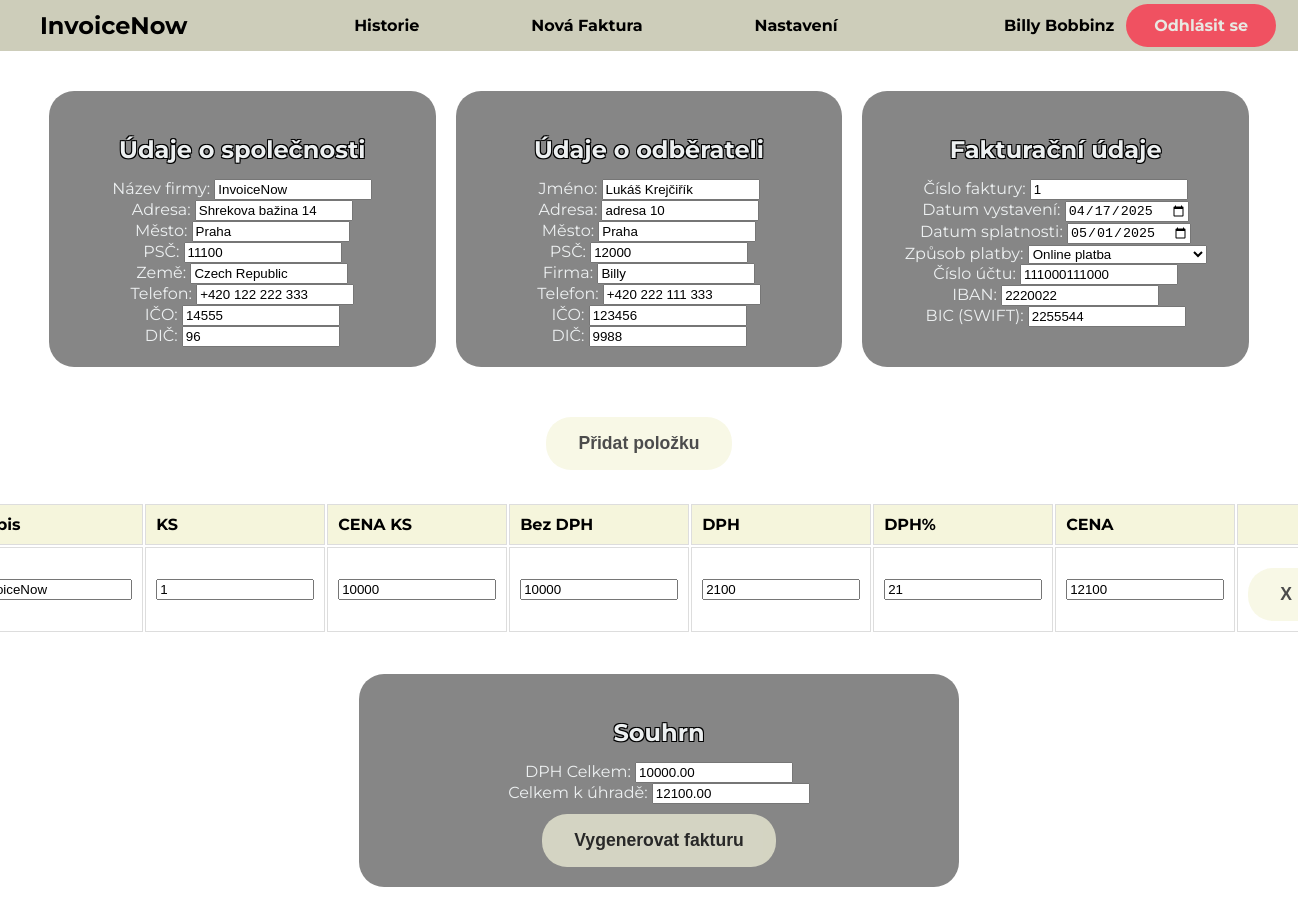
The page /php/create_invoice.php?invoice_id=107 (signed in) on the database its author committed.
### tables this page shows
CREATE TABLE `company_details` (
  `id` int NOT NULL AUTO_INCREMENT,
  `user_id` int NOT NULL,
  `company_name` varchar(255) NOT NULL,
  `ico` varchar(20) DEFAULT NULL,
  `dic` varchar(20) DEFAULT NULL,
  `street_address` varchar(255) NOT NULL,
  `postal_city` varchar(255) NOT NULL,
  `city` varchar(50) DEFAULT NULL,
  `country` varchar(50) DEFAULT NULL,
  `phone` varchar(20) NOT NULL,
  PRIMARY KEY (`id`),
  KEY `user_id` (`user_id`),
  CONSTRAINT `company_details_ibfk_1` FOREIGN KEY (`user_id`) REFERENCES `users` (`id`)
);

CREATE TABLE `invoices` (
  `id` int NOT NULL AUTO_INCREMENT,
  `user_id` int NOT NULL,
  `invoice_number` varchar(50) NOT NULL,
  `invoice_date` date NOT NULL,
  `invoice_date_due` date NOT NULL,
  `company_name` varchar(255) DEFAULT NULL,
  `street_address` varchar(255) DEFAULT NULL,
  `postal_city` varchar(50) DEFAULT NULL,
  `city` varchar(100) DEFAULT NULL,
  `country` varchar(100) DEFAULT NULL,
  `phone` varchar(50) DEFAULT NULL,
  `ICO` varchar(50) DEFAULT NULL,
  `DIC` varchar(50) DEFAULT NULL,
  `recipient_name` varchar(255) DEFAULT NULL,
  `recipient_street` varchar(255) DEFAULT NULL,
  `recipient_city` varchar(100) DEFAULT NULL,
  `recipient_postal` varchar(50) DEFAULT NULL,
  `recipient_company` varchar(255) DEFAULT NULL,
  `recipient_ICO` varchar(50) DEFAULT NULL,
  `recipient_DIC` varchar(50) DEFAULT NULL,
  `recipient_phone` varchar(50) DEFAULT NULL,
  `payment_method` varchar(50) DEFAULT NULL,
  `acc_number` varchar(50) DEFAULT NULL,
  `iban` varchar(50) DEFAULT NULL,
  `bic` varchar(50) DEFAULT NULL,
  `total_dph` decimal(10,2) DEFAULT NULL,
  `total` decimal(10,2) DEFAULT NULL,
  `items` text,
  `docx_blob` longblob,
  `pdf_blob` longblob,
  `created_at` timestamp NULL DEFAULT CURRENT_TIMESTAMP,
  PRIMARY KEY (`id`),
  KEY `user_id` (`user_id`),
  CONSTRAINT `invoices_ibfk_1` FOREIGN KEY (`user_id`) REFERENCES `users` (`id`)
);

### php/create_invoice.php (the view, shortened to what this page needs)
<?php
require_once 'db_connection.php';
$username = $_SESSION['username'];
$company_stmt = $pdo->prepare("SELECT company_name, ico, dic, street_address, postal_city, city, country, phone FROM company_details WHERE user_id = (SELECT id FROM users WHERE username = ?)");
$company_stmt->execute([$username]);
$company = $company_stmt->fetch();
$invoiceData = [];
if (isset($_GET['invoice_id'])) {
    $invoiceId = intval($_GET['invoice_id']);
    $userId = $_SESSION['user_id'] ?? 0;
    $stmt = $pdo->prepare("SELECT * FROM invoices WHERE id = :invoiceId AND user_id = :userId");
    $stmt->execute(['invoiceId' => $invoiceId, 'userId' => $userId]);
    $invoiceData = $stmt->fetch(PDO::FETCH_ASSOC) ?: [];
}
?>
<!DOCTYPE html>
<html lang="cs">
<head>
    <link rel="stylesheet" href="../css/create_style.css">
</head>
<body>
    <header>
        <span class="logo">InvoiceNow</span>
        <nav>
            <ul class="nav_links">
            <li><strong><a href="../php/history_invoice.php">Historie</a></strong></li>
            <li><strong><a href="../php/create_invoice.php">Nová Faktura</a></strong></li>
            <li><strong><a href="../php/settings.php">Nastavení</a></strong></li>
            </ul>
        </nav>
        <div class="user-info">
            <span id="username"><strong><?php echo htmlspecialchars($username); ?></strong></span>
            <a href="logout.php" class="btn-logout">Odhlásit se</a>
        </div>
    </header>
    <form id="invoiceForm" action="generate_invoice.php" method="POST">
    <div class="form-container">
    <div class="form-box">
        <h3>Údaje o společnosti</h3>
        <label>Název firmy: <input type="text" name="companyName" value="<?= htmlspecialchars($company['company_name'] ?? '') ?>" required></label><br>
        <label>Adresa: <input type="text" name="streetAddress" value="<?= htmlspecialchars($company['street_address'] ?? '') ?>" required></label><br>
        <label>Město: <input type="text" name="City" value="<?= htmlspecialchars($company['city'] ?? '') ?>" required></label><br>
        <label>PSČ: <input type="text" name="postalCity" value="<?= htmlspecialchars($company['postal_city'] ?? '') ?>" required></label><br>
        <label>Země: <input type="text" name="Country" value="<?= htmlspecialchars($company['country'] ?? '') ?>" required></label><br>
        <label>Telefon: <input type="text" name="phone" value="<?= htmlspecialchars($company['phone'] ?? '') ?>" required></label><br>
        <label>IČO: <input type="text" name="ICO" value="<?= htmlspecialchars($company['ico'] ?? '') ?>" required></label><br>
        <label>DIČ: <input type="text" name="DIC" value="<?= htmlspecialchars($company['dic'] ?? '') ?>" required></label><br>
    </div>
    <div class="form-box">
        <h3>Údaje o odběrateli</h3>
        <label>Jméno: <input type="text" name="recipientName" value="<?php echo htmlspecialchars($invoiceData['recipient_name'] ?? ''); ?>" required></label><br>
        <label>Adresa: <input type="text" name="recipientStreet" value="<?php echo htmlspecialchars($invoiceData['recipient_street'] ?? ''); ?>" required></label><br>
        <label>Město: <input type="text" name="recipientCity" value="<?php echo htmlspecialchars($invoiceData['recipient_city'] ?? ''); ?>" required></label><br>
        <label>PSČ: <input type="text" name="recipientPostalCity" value="<?php echo htmlspecialchars($invoiceData['recipient_postal'] ?? ''); ?>" required></label><br>
        <label>Firma: <input type="text" name="recipientCompany"value="<?php echo htmlspecialchars($invoiceData['recipient_company'] ?? ''); ?>" ></label><br>
        <label>Telefon: <input type="text" name="recipientPhone" value="<?php echo htmlspecialchars($invoiceData['recipient_phone'] ?? ''); ?>" ></label><br>
        <label>IČO: <input type="text" name="recipientICO" value="<?php echo htmlspecialchars($invoiceData['recipient_ICO'] ?? ''); ?>" ></label><br>
        <label>DIČ: <input type="text" name="recipientDIC" value="<?php echo htmlspecialchars($invoiceData['recipient_DIC'] ?? ''); ?>"></label><br>
           </div>
    <div class="form-box">
        <h3>Fakturační údaje</h3>
        <label>Číslo faktury: <input type="text" name="invoiceNumber" value="<?php echo htmlspecialchars($invoiceData['invoice_number'] ?? ''); ?>"></label><br>
        <label>Datum vystavení: <input type="date" name="invoiceDate" value="<?php echo htmlspecialchars($invoiceData['invoice_date'] ?? ''); ?>" required></label><br>
        <label>Datum splatnosti: <input type="date" name="invoiceDateDue" value="<?php echo htmlspecialchars($invoiceData['invoice_date_due'] ?? ''); ?>" required></label><br>
        <label>Způsob platby:
            <select name="payment_method" required>
                <option value="Online platba" <?php echo ($invoiceData['payment_method'] ?? '') === 'Online platba' ? 'selected' : ''; ?>>Online platba</option>
            </select>
        </label><br>
        <label>Číslo účtu: <input type="text" name="acc_number" value="<?php echo htmlspecialchars($invoiceData['acc_number'] ?? ''); ?>" ></label><br>
        <label>IBAN: <input type="text" name="iban" value="<?php echo htmlspecialchars($invoiceData['iban'] ?? ''); ?>" ></label><br>
        <label>BIC (SWIFT): <input type="text" name="bic" value="<?php echo htmlspecialchars($invoiceData['bic'] ?? ''); ?>" ></label><br>
    </div>
    <div>
    <button type="button" onclick="addProductRow()">Přidat položku</button>
        </div>
    <br>
        <table id="productsTable" style="height: 40px; margin-top: 1%;">
            <tr>
                <th>Popis</th>
                <th>KS</th>
                <th>CENA KS</th>
                <th>Bez DPH</th>
                <th>DPH</th>
                <th>DPH%</th>
                <th>CENA</th>
                <th></th>
            </tr>
            <?php
            $items = json_decode($invoiceData['items'] ?? '[]', true);
            foreach ($items as $item) {
                echo '<tr>';
                echo '<td><input type="text" name="description[]" value="' . htmlspecialchars($item['description'] ?? '') . '"></td>';
                echo '<td><input type="number" name="ks[]" value="' . htmlspecialchars($item['ks'] ?? '') . '"></td>';
                echo '<td><input type="number" name="priceKs[]" value="' . htmlspecialchars($item['priceKs'] ?? '') . '"></td>';
                echo '<td><input type="number" name="noDPH[]" value="' . htmlspecialchars($item['noDPH'] ?? '') . '"></td>';
                echo '<td><input type="number" name="DPH[]" value="' . htmlspecialchars($item['DPH'] ?? '') . '"></td>';
                echo '<td><input type="number" name="DPHvalue[]" value="' . htmlspecialchars($item['DPHvalue'] ?? '') . '"></td>';
                echo '<td><input type="number" name="total_unit_price[]" value="' . htmlspecialchars($item['total_unit_price'] ?? '') . '"></td>';
                echo '<td><button type="button" onclick="removeRow(this)">X</button></td>';
                echo '</tr>';
            }
            ?>
        </table>
        <br>
    <div class="form-box">
        <h3>Souhrn</h3>
        <label>DPH Celkem: <input type="number" id="total_dph" name="total_dph" value="<?php echo htmlspecialchars($invoiceData['total_dph'] ?? ''); ?>" readonly></label><br>
        <label>Celkem k úhradě: <input type="number" id="total" name="total" value="<?php echo htmlspecialchars($invoiceData['total'] ?? ''); ?>" readonly></label><br>
        <button type="submit">Vygenerovat fakturu</button>
    </div>
    </div>
    </form>
</body>
</html>

### css/create_style.css (style rules this page uses)
body, html { margin: 0; padding: 0; font-family: 'Montserrat', sans-serif; background-image: url('../img/About_Background.png'); background-repeat: no-repeat; background-attachment: fixed; background-size: cover; background-position: center; height: 100%; }
header { display: flex; justify-content: space-between; align-items: center; padding: 0 20px; background-color: rgb(205, 205, 186); position: sticky; top: 0; z-index: 1000; }
.logo { margin-left: 20px; font-size: 24px; font-weight: bold; text-decoration: none; color: inherit; }
.nav_links { list-style: none; padding: 0; margin: 0; display: flex; justify-content: center; }
.nav_links li { margin: 0 7vh; }
.nav_links a { text-decoration: none; font-family: 'Montserrat', sans-serif; color: rgb(0, 0, 0); }
.user-info { display: flex; align-items: center; }
#username { margin-right: 10px; }
.btn-logout { background-color: #ff1e3c; border: none; color: #f4f4f4; font-weight: 700; font-size: 1em; padding: 12px 28px; text-align: center; text-decoration: none; display: inline-block; margin: 4px 2px; cursor: pointer; border-radius: 25px; opacity: 0.7; transition: opacity 0.3s ease, background-color 0.3s ease; }
.form-container { display: flex; flex-wrap: wrap; justify-content: center; gap: 20px; padding: 20px; max-width: 1200px; margin: 0 auto; }
.form-box { flex: 1 1 350px; box-sizing: border-box; background-color: rgba(104, 104, 104, 0.8); border-radius: 25px; padding: 20px; max-width: 600px; width: 100%; margin: 20px auto; text-align: center; color: #edf0f1; display: inline-block; justify-content: space-between; gap: 20px; }
h2, h3 { margin-bottom: 15px; font-size: 24px; text-shadow: -1px -1px 0 black, 1px -1px 0 black, -1px 1px 0 black, 1px 1px 0 black; }
input[type="text"], input[type="number"] { width: 150px; }
button[type="submit"], button[type="button"] { background-color: #F5F5DC; border: none; color: rgb(0, 0, 0); font-weight: 700; font-size: 1.1em; padding: 16px 32px; cursor: pointer; border-radius: 25px; opacity: 0.7; transition: opacity 0.3s ease; margin-top: 10px; }
table th, table td { padding: 10px; border: 1px solid #ddd; text-align: left; }
table th { background-color: #F5F5DC; color: #000; }

### rows shown on the page
company_details: companyName "InvoiceNow", streetAddress "Shrekova bažina 14", City "Praha", postalCity "11100", Country "Czech Republic", phone "+420 122 222 333", ICO "14555", DIC "96"
invoices: recipientName "Lukáš Krejčiřík", recipientStreet "adresa 10", recipientCity "Praha", recipientPostalCity "12000", recipientPhone "+420 222 111 333", recipientICO "123456", recipientDIC "9988", invoiceNumber "1", invoiceDate "04/17/2025", invoiceDateDue "05/01/2025", payment_method "Online platba", acc_number "111000111000", iban "2220022", bic "2255544", total_dph "10000.00", total "12100.00"

### other values the page prints
$username "Billy Bobbinz"
